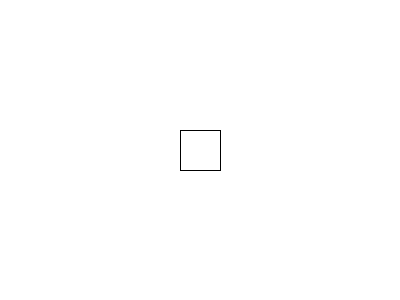
Frame 1 (no input)
Frame 60 (the mouse pressed at the canvas centre just before this capture): identical to frame 1, image omitted
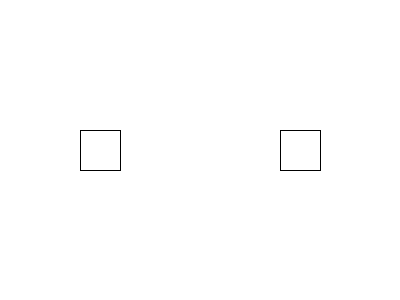
Frame 120 (the mouse held since frame 60 and released just before this capture)

The Processing sketch that drew these frames (run headless with seeded random() and noise(); from frame 60 on, the mouse is pressed at the canvas centre):

// Processing sketch: AnhTh_nh
// ── AnhTh_nh.pde
int screen_index = 1;

void setup(){
  
  size(400, 300);
}

void draw(){
   background(255);
   
   if(screen_index == 1){
     screen1();
   }else if(screen_index == 2){
    screen2();
   } 
}

void mousePressed(){
 if(mouseX > width/2-20 && mouseX < width/2+20 && 
   mouseY > height/2-20 && mouseY < height/2+20){
    screen_index++;
 }
}

void screen1(){
  rect(width/2-20, height/2-20, 40, 40);
}

void screen2(){
  rect(width/4-20, height/2-20, 40, 40);
  rect(width*3/4-20, height/2-20, 40, 40);
}
